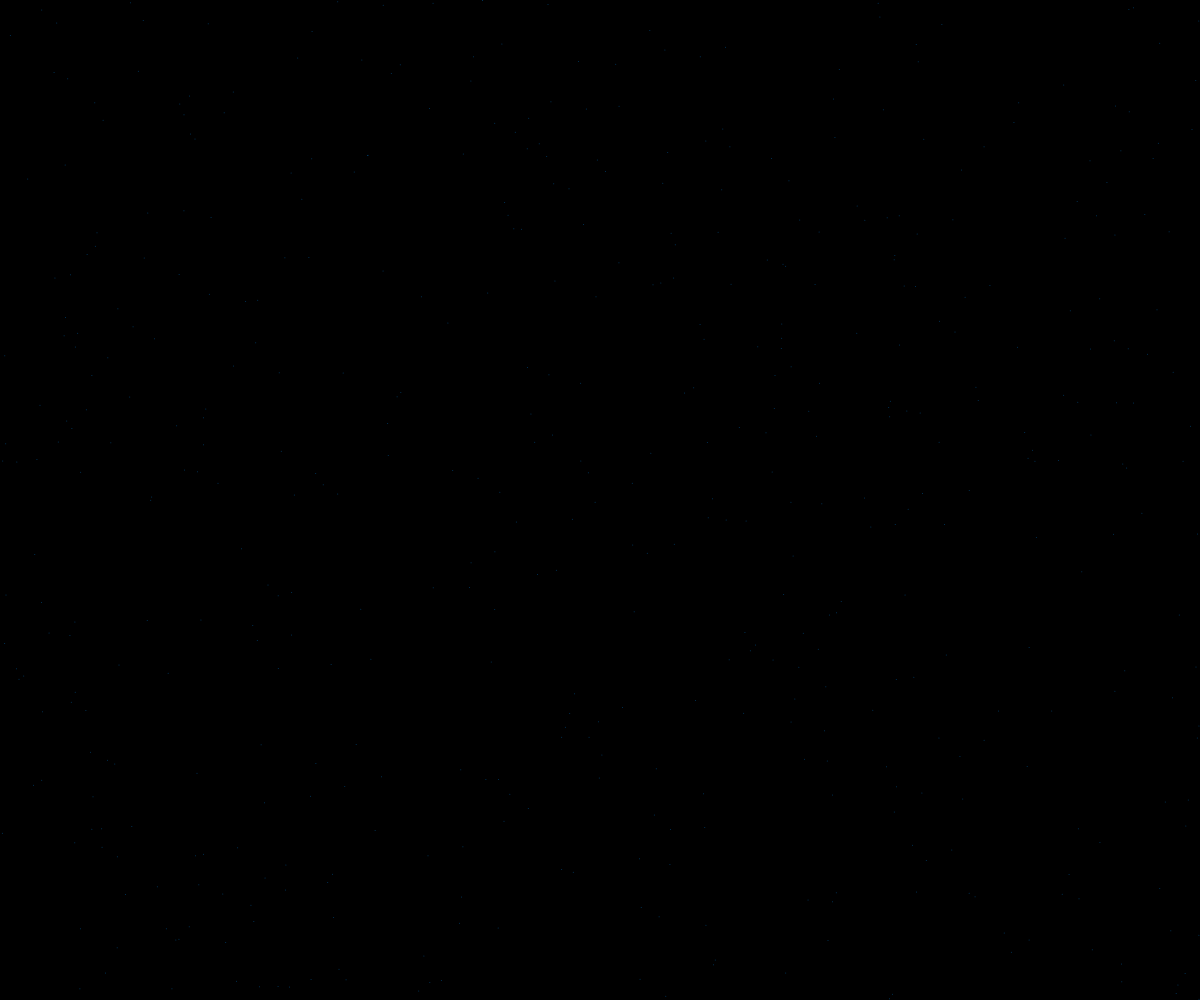
Frame 1 (no input)
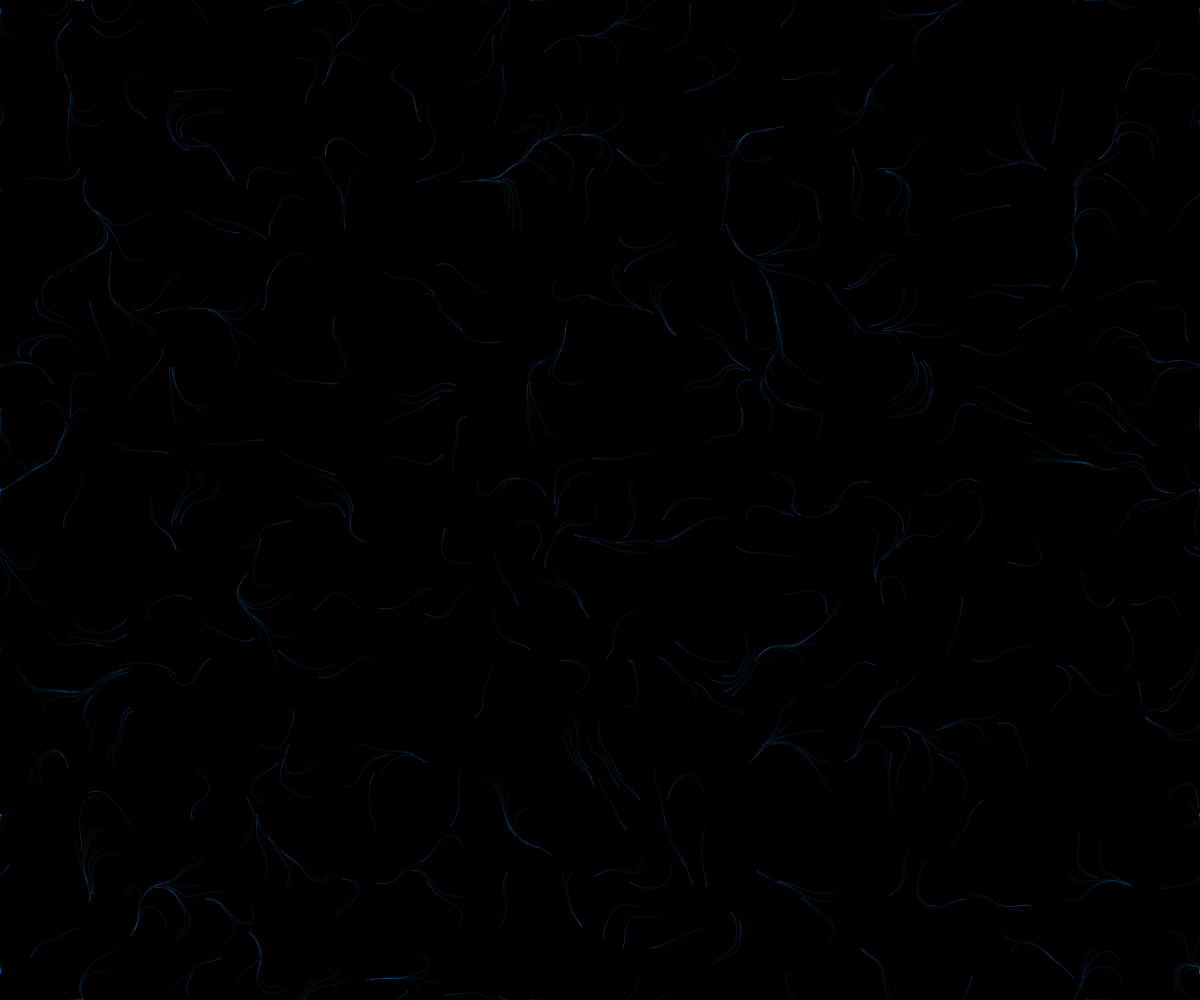
Frame 60 (no input)
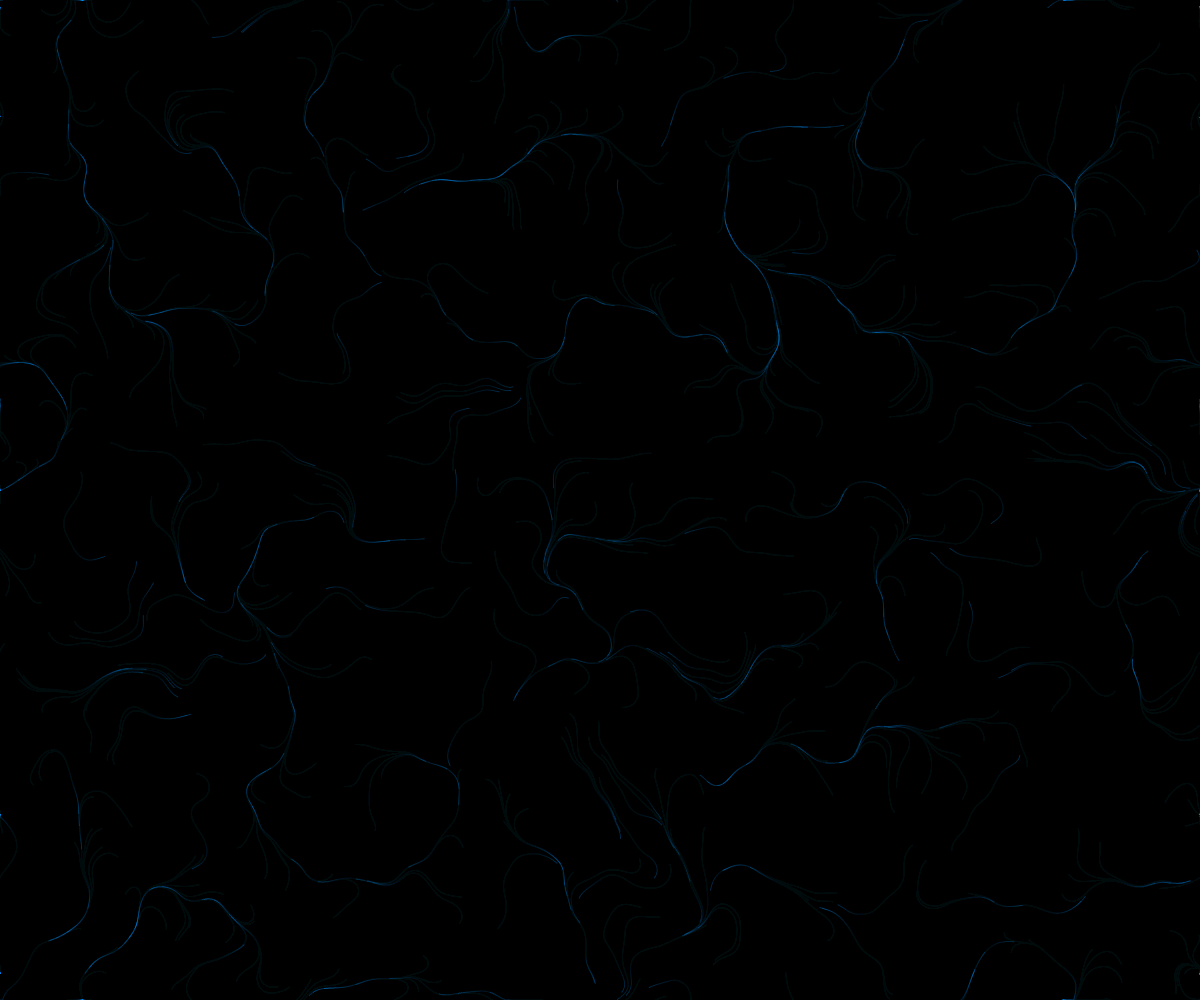
Frame 120 (the mouse pressed at the canvas centre since frame 60)

The p5.js sketch that drew these frames (run headless with seeded random() and noise() and a simulated clock; from frame 60 on, the mouse is pressed at the canvas centre):

// p5.js sketch
// ── sketch.js
let particles = [];

function setup() {
  createCanvas(windowWidth, windowHeight);
  for (let i = 0; i < 500; i++) {
    particles.push(new Particle());
  }
  background(0);
}

function draw() {
  fill(0, 10);
  noStroke();
  rect(0, 0, width, height);

  for (let p of particles) {
    p.update();
    p.show();
  }
}

class Particle {
  constructor() {
    this.pos = createVector(random(width), random(height));
    this.vel = createVector(0, 0);
  }

  update() {
    let angle = noise(this.pos.x * 0.005, this.pos.y * 0.005) * TWO_PI * 4;
    this.vel = p5.Vector.fromAngle(angle);
    this.pos.add(this.vel);

    if (this.pos.x > width) this.pos.x = 0;
    if (this.pos.x < 0) this.pos.x = width;
    if (this.pos.y > height) this.pos.y = 0;
    if (this.pos.y < 0) this.pos.y = height;
  }

  show() {
    stroke(0, 150, 255, 100);
    strokeWeight(1);
    point(this.pos.x, this.pos.y);
  }
}
